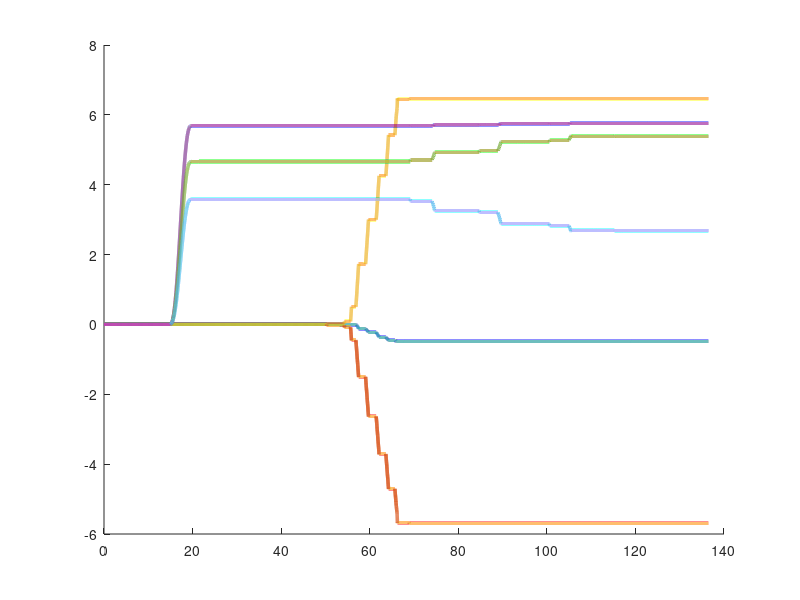

Write MATLAB code to recreate this figure. (Note: this script raises an error after producing the figure.)
close all;
clear;

load('data01.mat')
% plot joint positions
fig1 = figure();

hold on
q_vec = q.data;
vecsize = size(q_vec);

for i = 1:(vecsize(2)-1);plot(q_vec(:,vecsize(2)),q_vec(:,i),'linewidth',2.5); end
ax1 = fig1.Children;
fig1.Color = 'white';
ax1.XLabel.String = 'Time [s]';
ax1.XLabel.FontSize = 15;
ax1.XLabel.Interpreter = 'latex';
ax1.YLabel.String = 'Position [mm]';
ax1.YLabel.FontSize = 15;
ax1.YLabel.Interpreter = 'latex';
ax1.Title.String = 'Joint Positions with Redundancy Resolution';
ax1.Title.Interpreter = 'latex';
ax1.Title.FontSize = 20;

ax1.XGrid = 'on';
ax1.YGrid = 'on';

lgd = legend();
lgd.String = {'VLMX_1' 'VLMX_2' 'VLMX_3' 'TWA_1' 'TWA_2' 'TWA_3'};
lgd.NumColumns = 3;
lgd.FontSize = 11;

% Plot EE Position
fig2 = figure();
hold on
x_vec = xcur.data;

vecsize = size(x_vec);

plot(x_vec(:,vecsize(2)),x_vec(:,1),'linewidth',2.5);
plt = plot(x_vec(:,vecsize(2)),x_vec(:,2),'linewidth',2.5,'linestyle','--');
plot(x_vec(:,vecsize(2)),x_vec(:,3),'linewidth',2.5);

ax2 = fig2.Children;
fig2.Color = 'white';
ax2.XLabel.String = 'Time [s]';
ax2.XLabel.FontSize = 15;
ax2.XLabel.Interpreter = 'latex';
ax2.YLabel.String = 'Position [mm]';
ax2.YLabel.FontSize = 15;
ax2.YLabel.Interpreter = 'latex';
ax2.Title.String = 'End Effector Position [$$\mathbf{x} = \dot{\mathbf{x}}\mathrm{dt}$$]';
ax2.Title.Interpreter = 'latex';
ax2.Title.FontSize = 20;

ax2.XGrid = 'on';
ax2.YGrid = 'on';

lgd = legend();
lgd.String = {'x' 'y' 'z'};
lgd.Orientation = 'horizontal';
lgd.FontSize = 11;

% Plot delta q
fig3 = figure();
hold on
qdel_vec = qdel.data;
vecsize = size(qdel_vec);

for i = 1:vecsize(2)-1
    subplot(vecsize(2)-1,1,i); 
    plot(qdel_vec(:,vecsize(2)),qdel_vec(:,i),'linewidth',2.5); 
end
fig3.Color = 'white';
ax3 = fig3.Children;

ax3(6,1).Title.String = 'Joint Length Increment';
ax3(6,1).Title.Interpreter = 'latex';
ax3(6,1).Title.FontSize = 20;

ax3(1,1).XLabel.String = 'Time [s]';
ax3(1,1).XLabel.FontSize = 15;

for i = 1:(vecsize(2)-1)
    str = ['$\Delta q_{',num2str(i),'}$'];
    ax3(i,1).YLabel.Interpreter= 'latex';
    ax3(i,1).YLabel.String = str;
    ax3(i,1).YLabel.FontSize = 15;
    ax3(i,1).XLim = [55 160];
    ax3(i,1).XGrid = 'on'
end
